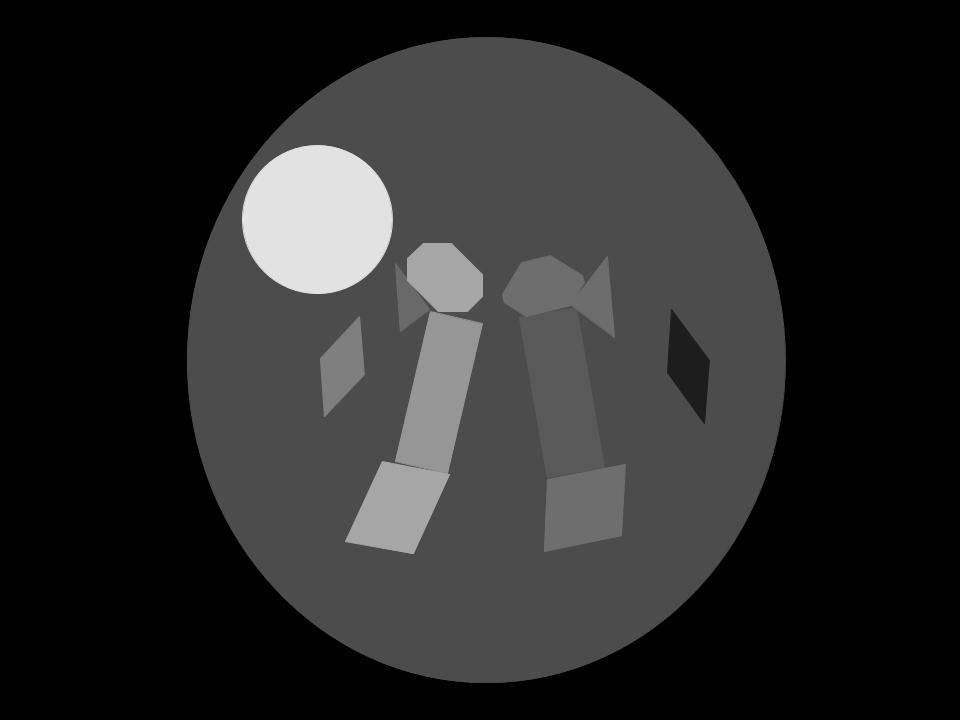
#> input picture scripts/gray_2.png, 960 x 720 px
$ python image2onto.py
#> lines starting #> are read from the running program, lines starting #| are printed output that depends on the picture; after the words box and inside, x2 and y2 are one past the last pixel; in counts of white or black regions, pixels touching at a corner belong together
import numpy as np
from PIL import Image

from skimage.color import rgb2gray
from skimage.morphology import binary_closing

from scipy import ndimage
import matplotlib.pyplot as plt

import sys, os

import io

def write_header(file):
    file.write("<?xml version=\".0\"?> \n")
    #file.write("rdf:RDF")
    #file.write(" < !DOCTYP Ontology[ <!ENTITY xsd \"http://www.w3.org/2001/XMLSchema#\" >] >")

    file.write("< !DOCTYPE Ontology[ \n")
    file.write("    <!ENTITY xsd    \"http://www.w3.org/2001/XMLSchema#\" >\n")
    file.write("    <!ENTITY xml    \"http://www.w3.org/XML/1998/namespace\" >\n")
    file.write("    <!ENTITY rdfs    \"http://www.w3.org/2000/01/rdf-schema#\" >\n")
    file.write("    <!ENTITY rdf    \"http://www.w3.org/1999/02/22-rdf-syntax-ns#\" >\n ")


    file.write("<Ontology xmlns = \http://www.w3.org/2002/07/owl#\" \n")
    file.write("    xmlns = \"http://www.w3.org/2002/07/owl#\" \n")
    file.write("    xml:base = \"http://www.semanticweb.org/yiyang/ontologies/2017/5/observation\" \n")
    file.write("    xmlns:rdfs = \"http://www.w3.org/2000/01/rdf-schema#\" \n")
    file.write("    xmlns:xsd = \"http://www.w3.org/2001/XMLSchema#\" \n")
    file.write("    xmlns:rdf = \"http://www.w3.org/1999/02/22-rdf-syntax-ns#\" \n")
    file.write("    xmlns:xml = \"http://www.w3.org/XML/1998/namespace\" \n")
    file.write("    ontologyIRI = \"http://www.semanticweb.org/yiyang/ontologies/2017/5/observation\" \n")

    file.write("    <Prefix name=\"\" IRI =\"http://www.w3.org/2002/07/owl#\" \n")
    file.write("    <Prefix name=\"owl\" IRI =\"http://www.w3.org/2002/07/owl#\" \n")
    file.write("    <Prefix name=\"rdf\" IRI =\"http://www.w3.org/1999/02/22-rdf-syntax-ns#\" \n")
    file.write("    <Prefix name=\"xsd\" IRI =\"http://www.w3.org/2001/XMLSchema#\" \n")
    file.write("    <Prefix name=\"rdfs\" IRI =\"http://www.w3.org/2000/01/rdf-schema#\" \n")

def write_concept(concept, file):
    file.write("< Declaration \n <Class IRI=\"#%s\" /> \n </Declaration>\n" % (concept))

def write_role(role, file):
    file.write("< Declaration \n <ObjectProperty IRI=\"#%s\" /> \n </Declaration>\n" % (role))

def write_individual(individual, file):
    file.write("< Declaration \n <NamedIndividual IRI=\"#%s\" /> \n </Declaration>\n" %(individual))

def write_classAssertion(concept, individual, file):
    file.write("< ClassAssertion \n <Class IRI=\"%s\"> \n <NamedIndividual IRI=\"#%s\" /> \n </ClassAssertion>\n" % (concept, individual))

def write_comment(individual, comment,file):
    file.write("<AnnotationAssertion> \n <AnnotationProperty abbreviatedIRI=\"dfs:comment\"/> \n <IRI>#%s</IRI> \n <Literal> datatypeIRI=\"&rdf;PlainLiteral\"> %s  </Literal>\n" % (individual, comment))

def write_footer(file):
    file.write("</Ontology>")

def test():
    f = open("observation.owl", "w")
    write_header(f)
    write_concept("A", f)
    write_concept("B", f)
    write_individual("x", f)
    write_individual("y", f)
    write_classAssertion("A", "x", f)
    write_classAssertion("B", "y", f)
    write_comment("x", "comment", f)
    write_footer(f)
    f.close()


"""
transform a segmented image to labeled objects

brain  graylevel > 0
tumor  graylevel = 226
leftLV graylevel =
"""
img = Image.open("gray_2.png")
#> img is the input picture: PIL image 960x720 L; min 0, max 226, mean 40.2
pix = np.array(img, dtype=np.uint8)
# grey = rgb2gray(img)

filename = "observation_image.owl"
f = open(filename,"w")
write_header(f)

brain = np.copy(pix)
brain[ brain > 0 ] = 255
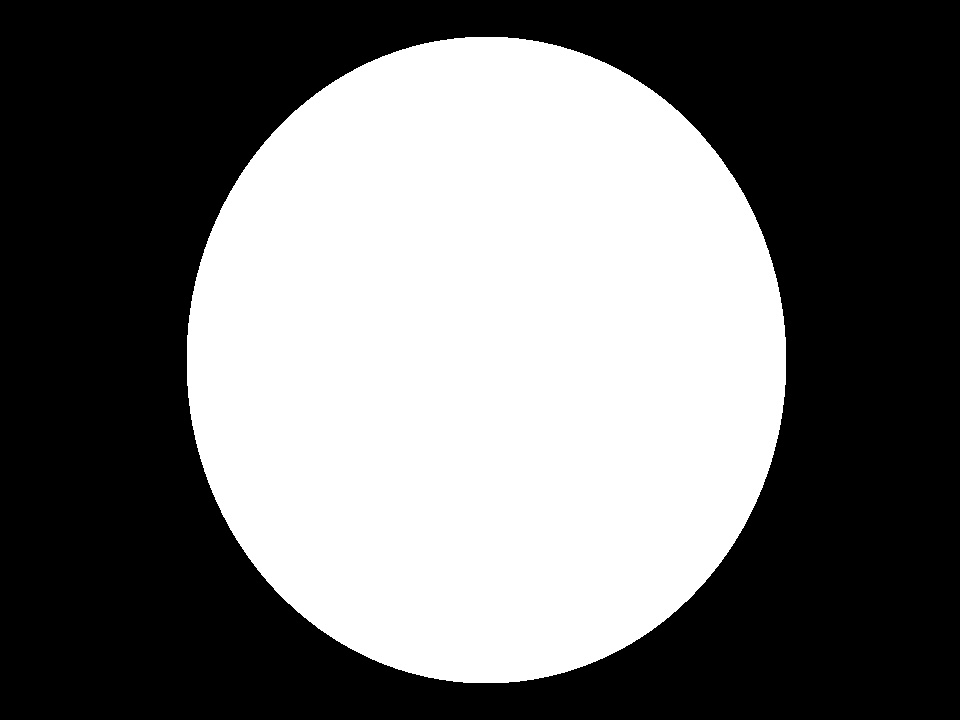
#> brain: shape (720, 960); 44.1% white; 1 white region, box (x1, y1, x2, y2) and area: (187, 37, 786, 683) 305000
#plt.imshow(brain)
out = Image.fromarray(brain)
out.save("brain.png")
write_concept("Brain", f)
write_classAssertion("Brain", "brain", f)
write_comment("brain", "brain.png", f)

tumor = np.copy(pix)
tumor[ tumor == 226 ] = 255
#> tumor: shape (720, 960); 2.47% of pixels changed, all inside (x1, y1, x2, y2) = (242, 146, 392, 294)
tumor[ tumor != 255 ] = 0
#> tumor: shape (720, 960); 2.5% white; 1 white region, box (x1, y1, x2, y2) and area: (242, 146, 392, 294) 17096
out = Image.fromarray(tumor)
out.save("tumor.png")
write_concept("Tumor", f)
write_classAssertion("Tumor", "tumor", f)
write_comment("tumor", "tumor.png", f)

llv = np.copy(pix)
llv[ llv == 166 ] = 255
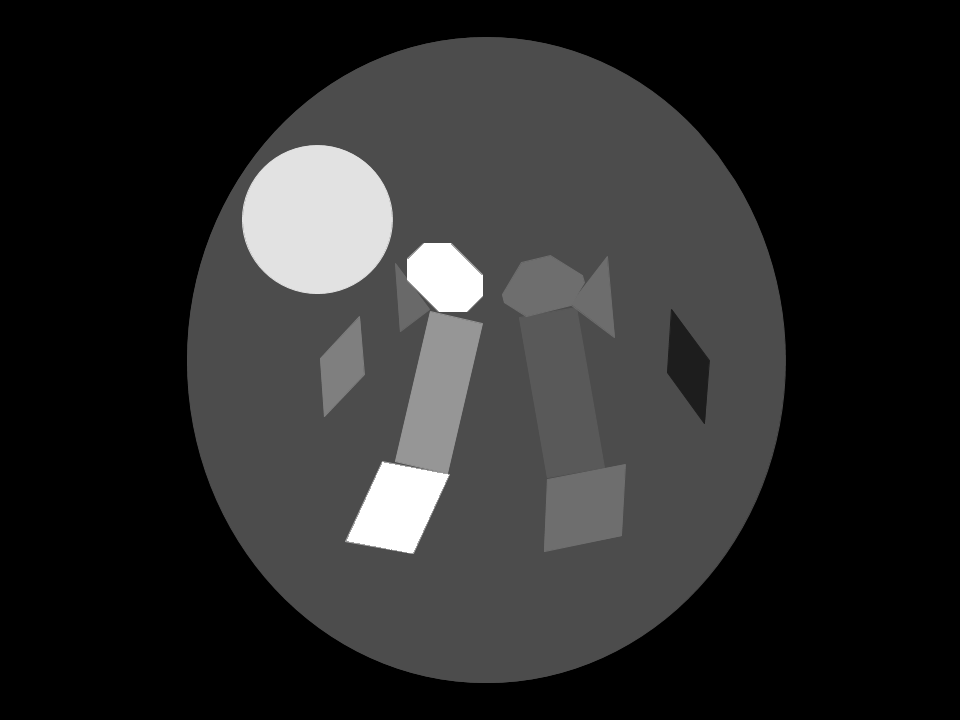
#> llv: shape (720, 960); 1.38% of pixels changed, all inside (x1, y1, x2, y2) = (347, 243, 483, 553)
llv[ llv != 255 ] = 0
#> llv: shape (720, 960); 1.4% white; 2 white regions, box (x1, y1, x2, y2) and area: (347, 462, 449, 553) 5686, (407, 243, 483, 312) 3869
out = Image.fromarray(llv)
out.save("llv.png")
write_concept("LeftLateralVentricle", f)
write_classAssertion("LeftLateralVentricle", "llv", f)
write_comment("llv", "llv.png", f)

rlv = np.copy(pix)
rlv[ rlv == 110 ] = 255
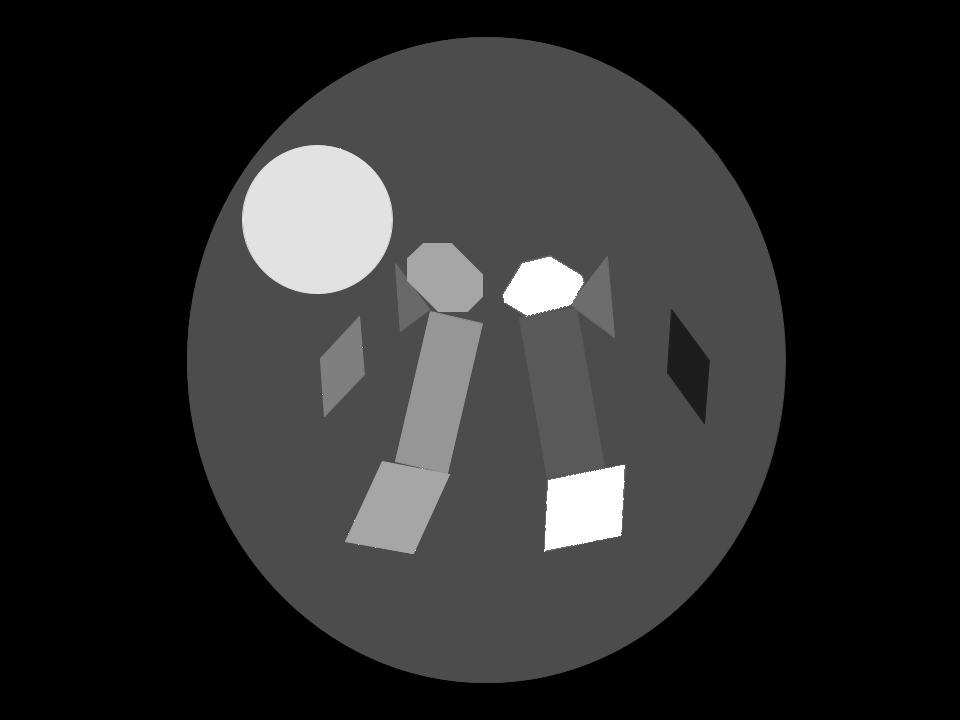
#> rlv: shape (720, 960); 1.25% of pixels changed, all inside (x1, y1, x2, y2) = (322, 148, 625, 552)
rlv[ rlv != 255 ] = 0
#> rlv: shape (720, 960); 1.2% white; 11 white regions (9 under 20 px), largest, box (x1, y1, x2, y2) and area: (544, 465, 625, 552) 5408, (503, 257, 584, 317) 3220
out = Image.fromarray(rlv)
out.save("rlv.png")
write_concept("RightLateralVentricle", f)
write_classAssertion("RightLateralVentricle", "rlv", f)
write_comment("rlv", "rlv.png", f)

lcn = np.copy(pix)
lcn[ lcn == 105 ] = 255
#> lcn: shape (720, 960); 0.16% of pixels changed, all inside (x1, y1, x2, y2) = (321, 255, 626, 544)
lcn[ lcn != 255 ] = 0
#> lcn: shape (720, 960); 0.16% white; 62 white regions (61 under 20 px), largest, box (x1, y1, x2, y2) and area: (395, 264, 429, 331) 1010
lcn_close = np.copy(lcn)
out = Image.fromarray(lcn_close)
out.save("lcn.png")
write_concept("LeftCaudNucleus", f)
write_classAssertion("LeftCaudNucleus", "lcn", f)
write_comment("lcn", "lcn.png", f)

rcn = np.copy(pix)
rcn[ rcn == 109 ] = 255
#> rcn: shape (720, 960); 0.24% of pixels changed, all inside (x1, y1, x2, y2) = (268, 146, 625, 551)
rcn[ rcn != 255 ] = 0
#> rcn: shape (720, 960); 0.24% white; 85 white regions (84 under 20 px), largest, box (x1, y1, x2, y2) and area: (572, 257, 614, 336) 1546
#plt.imshow(rcn)
out = Image.fromarray(rcn)
out.save("rcn.png")
write_concept("RightCaudNucleus", f)
write_classAssertion("RightCaudNucleus", "rcn", f)
write_comment("rcn", "rcn.png", f)

lpu = np.copy(pix)
lpu[ lpu == 127 ] = 255
#> lpu: shape (720, 960); 0.34% of pixels changed, all inside (x1, y1, x2, y2) = (252, 157, 464, 545)
lpu[ lpu != 255 ] = 0
#> lpu: shape (720, 960); 0.34% white; 15 white regions (14 under 20 px), largest, box (x1, y1, x2, y2) and area: (320, 317, 364, 414) 2356
#plt.imshow(lpu)
out = Image.fromarray(lpu)
out.save("lpu.png")
write_concept("LeftPutamen", f)
write_classAssertion("LeftPutamen", "lpu", f)
write_comment("lpu", "lpu.png", f)

rpu = np.copy(pix)
rpu[ rpu == 29 ] = 255
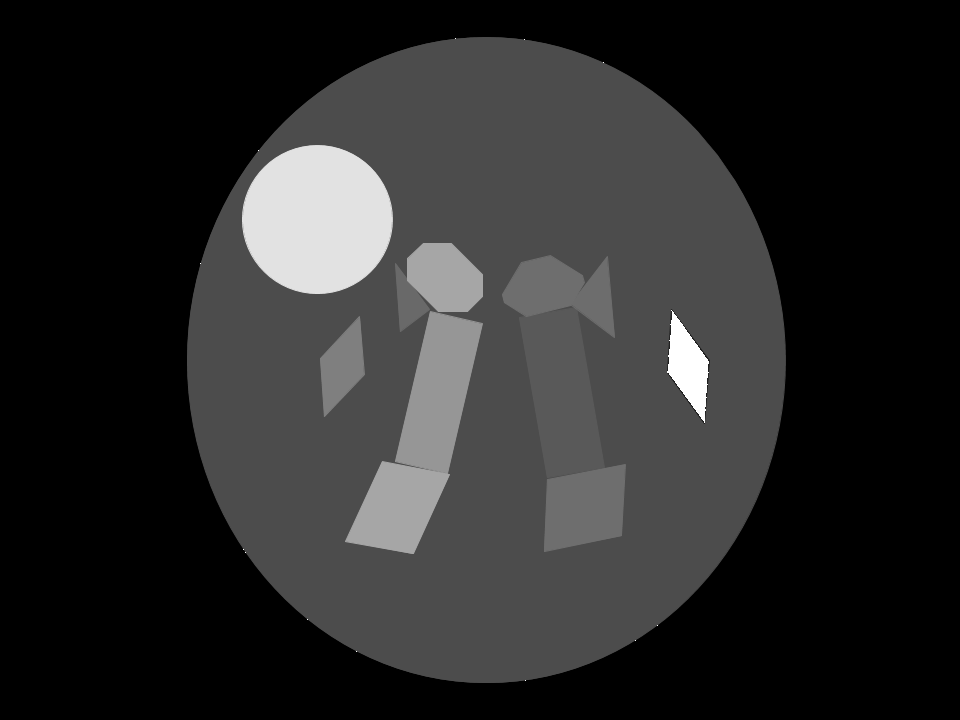
#> rpu: shape (720, 960); 0.36% of pixels changed, all inside (x1, y1, x2, y2) = (200, 38, 709, 681)
rpu[ rpu != 255 ] = 0
#> rpu: shape (720, 960); 0.36% white; 13 white regions (12 under 20 px), largest, box (x1, y1, x2, y2) and area: (667, 310, 709, 423) 2488
# plt.imshow(rpu)
out = Image.fromarray(rpu)
out.save("rpu.png")
write_concept("RightPutamen", f)
write_classAssertion("RightPutamen", "rpu", f)
write_comment("rpu", "rpu.png", f)

lth = np.copy(pix)
lth[ lth == 150 ] = 255
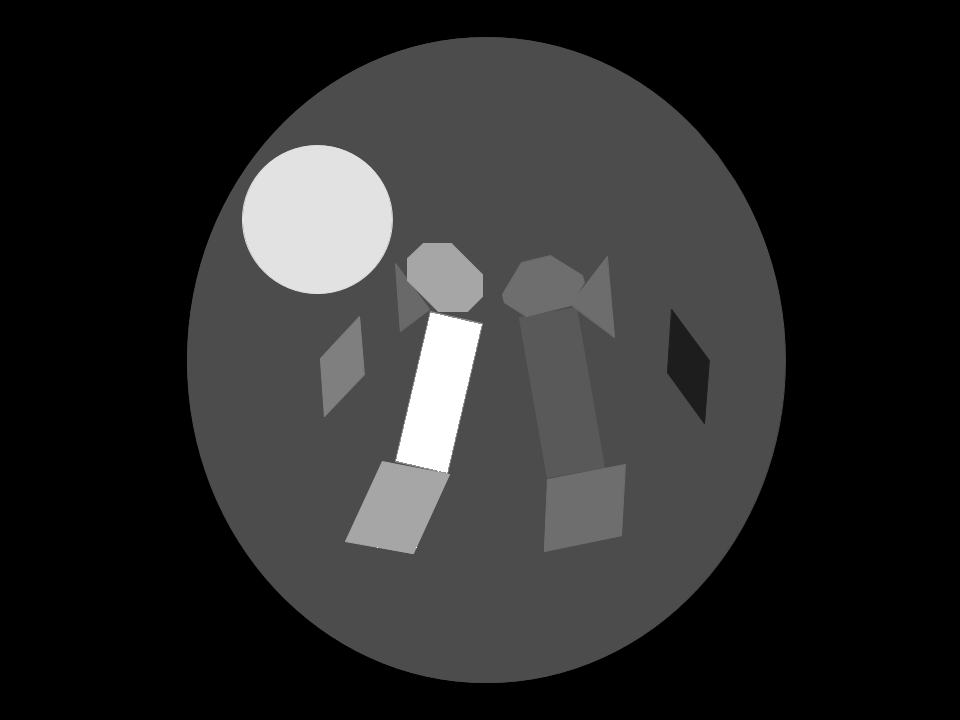
#> lth: shape (720, 960); 1.16% of pixels changed, all inside (x1, y1, x2, y2) = (377, 313, 482, 548)
lth[ lth != 255 ] = 0
#> lth: shape (720, 960); 1.2% white; 3 white regions (2 under 20 px), largest, box (x1, y1, x2, y2) and area: (396, 313, 482, 473) 8020
#plt.imshow(lth)
out = Image.fromarray(lth)
out.save("lth.png")
write_concept("LeftThalamus", f)
write_classAssertion("LeftThalamus", "lth", f)
write_comment("lth", "lth.png", f)

rth = np.copy(pix)
rth[ rth == 89 ] = 255
#> rth: shape (720, 960); 1.36% of pixels changed, all inside (x1, y1, x2, y2) = (320, 259, 626, 534)
rth[ rth != 255 ] = 0
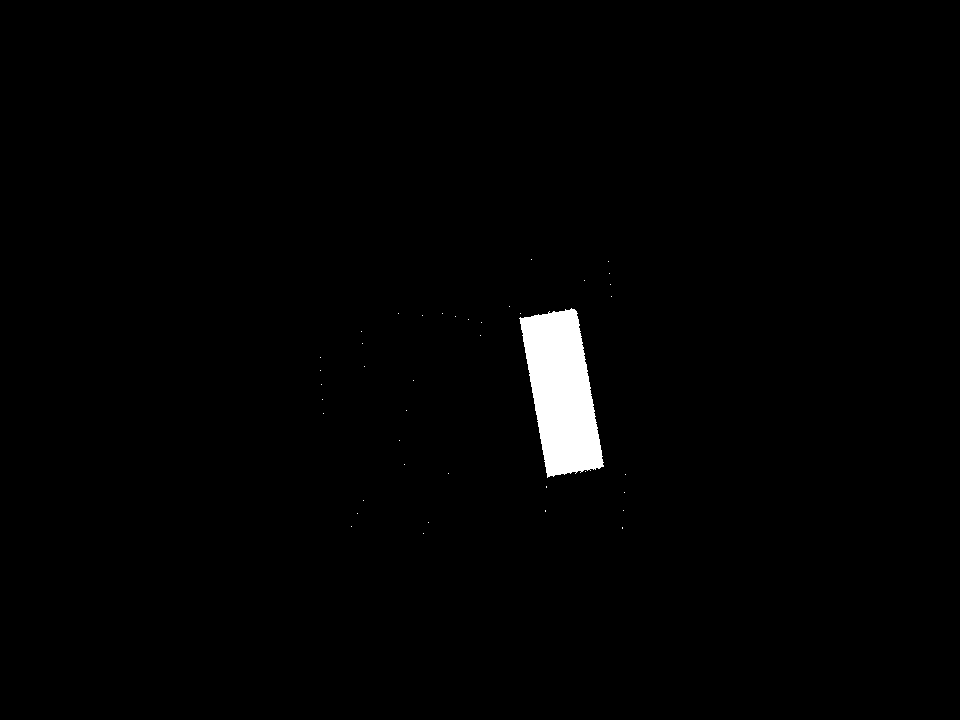
#> rth: shape (720, 960); 1.4% white; 41 white regions (40 under 20 px), largest, box (x1, y1, x2, y2) and area: (519, 308, 604, 478) 9339
#plt.imshow(rth)
out = Image.fromarray(rth)
out.save("rth.png")
write_concept("RightThalamus", f)
write_classAssertion("RightThalamus", "rth", f)
write_comment("rth", "rth.png", f)


write_footer(f)
f.close()
